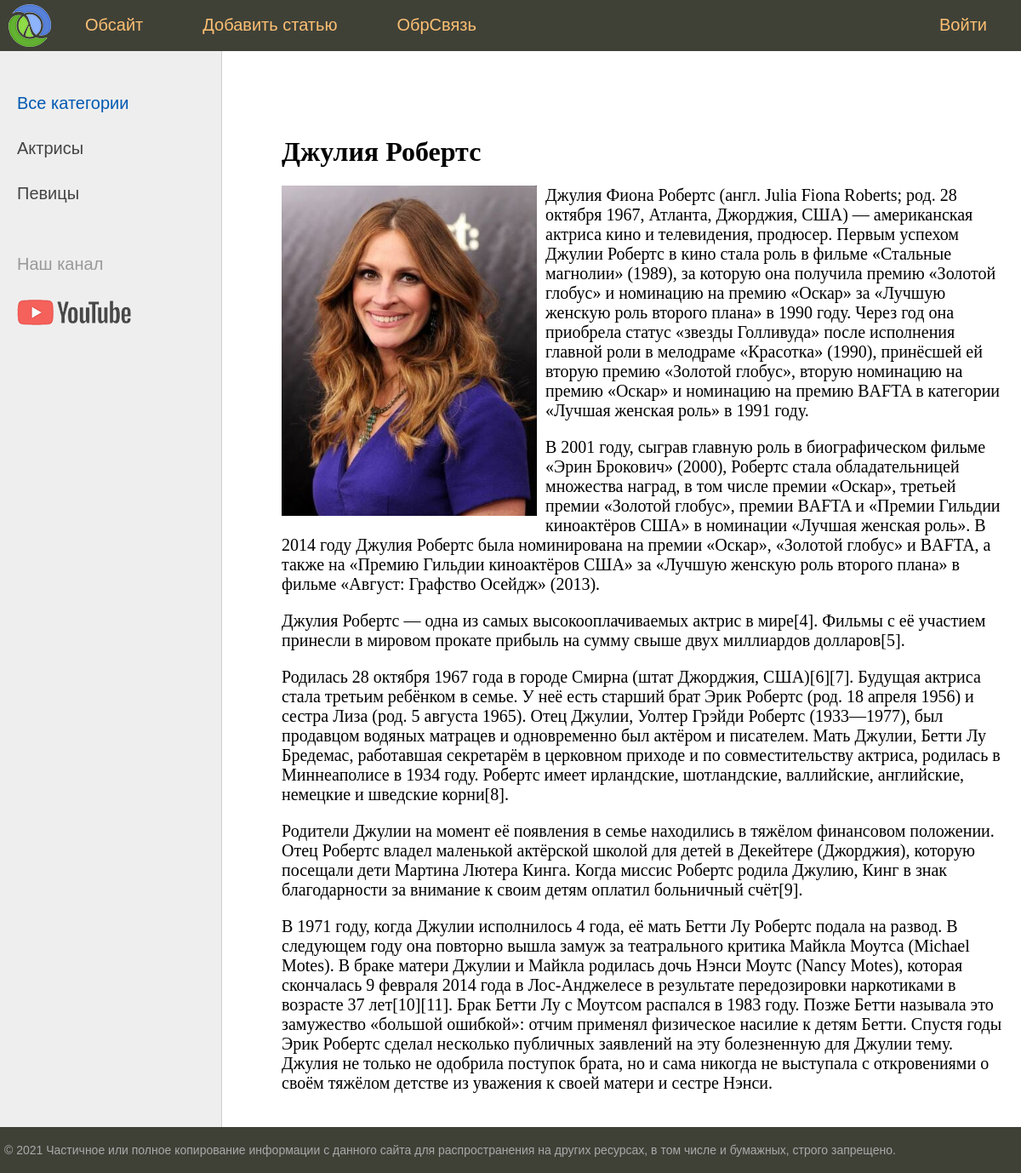
Page /post/dzhuliya-roberts/ on the committed database.
### women/models.py (models this page shows, shortened)
class Category(models.Model):
    name = models.CharField(
        max_length=100, db_index=True, verbose_name='Категория')
    slug = models.SlugField(max_length=255, unique=True,
                            db_index=True, verbose_name="URL")
    def get_absolute_url(self):
        return reverse('category', kwargs={'cat_slug': self.slug})
    class Meta:
        verbose_name = 'Категория'
        verbose_name_plural = 'Категории'
        ordering = ['id']

class Women(models.Model):
    title = models.CharField(max_length=255, verbose_name="Заголовок")
    slug = models.SlugField(max_length=255, unique=True,
                            db_index=True, verbose_name="URL")
    content = models.TextField(blank=True, verbose_name="Текст статьи")
    photo = models.ImageField(
        upload_to="photos/%Y/%m/%d/", verbose_name="Фото")
    """
        Здесь в поле photo при его определении мы указываем атрибут
        куда будут загружаться наши фотографии а в саму БД пишется
        только путь к этим файлам так же там прописано что под каждый день будет создана своя папка
        чтобы джанго понимал куда грузить сами файлы необходимо настроить settings.py в корне проекта
        media_root и media_url
    """
    time_create = models.DateTimeField(
        auto_now_add=True, verbose_name="Время создания")
    time_update = models.DateTimeField(
        auto_now=True, verbose_name="Время изменения")
    is_published = models.BooleanField(default=True, verbose_name="Публикация")
    cat = models.ForeignKey(
        'Category', on_delete=models.PROTECT, null=True, verbose_name="Категории")
    '''^
        Назначение столбца Cat внешним ключем для таблицы Category с защитой от удаления
    '''
    def __str__(self) -> str:
        return self.title
    class Meta:
        verbose_name = 'Известные женщины'
        verbose_name_plural = 'Известные женщины'
        ordering = ['time_create', 'title']

### women/views.py (the view)
# urls.py: path("post/<slug:post_slug>/", ShowPost.as_view(), name="post"),
class ShowPost(DataMixin, DetailView):
    model = Women
    template_name = 'women/post.html'
    slug_url_kwarg = 'post_slug'
    context_object_name = 'post'
    def get_context_data(self, *, object_list=None, **kwargs):
        context = super().get_context_data(**kwargs)
        c_def = self.get_user_context(title = context["post"])
        return dict(list(context.items()) + list(c_def.items())) #context

### women/templatetags/women_tags.py (called while the page is built)
@register.inclusion_tag('women/list_categories.html')
def show_categories(sort=None, cat_selected=0):
    if not sort:
        cats = Category.objects.all()
    else:
        cats = Category.objects.order_by(sort)
    return {"cats": cats, "cat_selected": cat_selected}

@register.inclusion_tag('women/menu.html')
def main_menu():
    menu = [{"title": 'Обсайт', "url_name": "about"},
            {"title": 'Добавить статью', "url_name": "add_page"},
            {"title": 'ОбрСвязь', "url_name": "contact"},
            {"title": 'Войти', "url_name": "login"}
            ]
    return {'menu': menu}

### women/utils.py (called while the page is built)
    def get_user_context(self, **kwargs):
        context = kwargs
        cats = Category.objects.all()
        context['cats'] = cats
        if 'cat_selected' not in context:
            context['cat_selected'] = 0
        return context

### women/templates/women/post.html (shortened to what this page needs)
{% extends 'women/base.html' %}
{% block content %}
<h1>{{post.title}}</h1>
{% if post.photo %}
<p><img class="img-article-left" src="{{post.photo.url}}" /></p>
{% endif %}
{{post.content|linebreaks}}
{% endblock%}

### women/templates/women/list_categories.html
{% for c in cats %}
    {% if c.slug == cat_selected %}
    <li class="selected">{{ c.name }}</li>
    {% else %}
    <li><a href="{{ c.get_absolute_url }}">{{ c.name }}</a></li>
    {% endif %}
{% endfor %}

### women/static/women/css/styles.css (style rules this page uses)
html, body { font-family: 'Arial'; margin: 0; padding: 0; height: 100%; width: 100%; color: #444; }
a { color: #0059b2; text-decoration: none; }
img { max-width: 600px; height: auto; }
img.img-article-left { max-width: 300px; height: auto; float: left; padding: 0 10px 10px 0; }
.left-chapters ul li { margin: 30px 0 0 0; color: #999; }
.left-chapters ul li a { color: #444; text-decoration: none; }
.content-text h1 { font-size: 32px; }

### rows in the picture
Category: name "Актрисы"
Category: name "Певицы"
Women: title "Джулия Робертс", photo (picture), content "Джулия Фиона Робертс (англ. Julia Fiona Roberts; род. 28 октября 1967, Атланта, Джорджия, США) — американская актриса кино и телевидения, продюсер. Первым успехом Джулии Робертс в кино стала роль в фильме «Стальные магнолии» (1989), за которую она получила премию «Золотой глобус» и номинацию на премию «Оскар» за «Лучшую женскую роль второго плана» в 1990 году. Через год она приобрела статус «звезды Голливуда» после исполнения главной роли в мелодраме «Красотка» (1990), принёсшей ей вторую премию «Золотой глобус», вторую номинацию на премию «Оскар» и номинацию на премию BAFTA в категории «Лучшая женская роль» в 1991 году. В 2001 году, сыграв главную роль в биографическом фильме «Эрин…"

### other values in the picture
{{ m.title }} "Обсайт" "Добавить статью" "ОбрСвязь"
{{ m.title }} "Войти"
